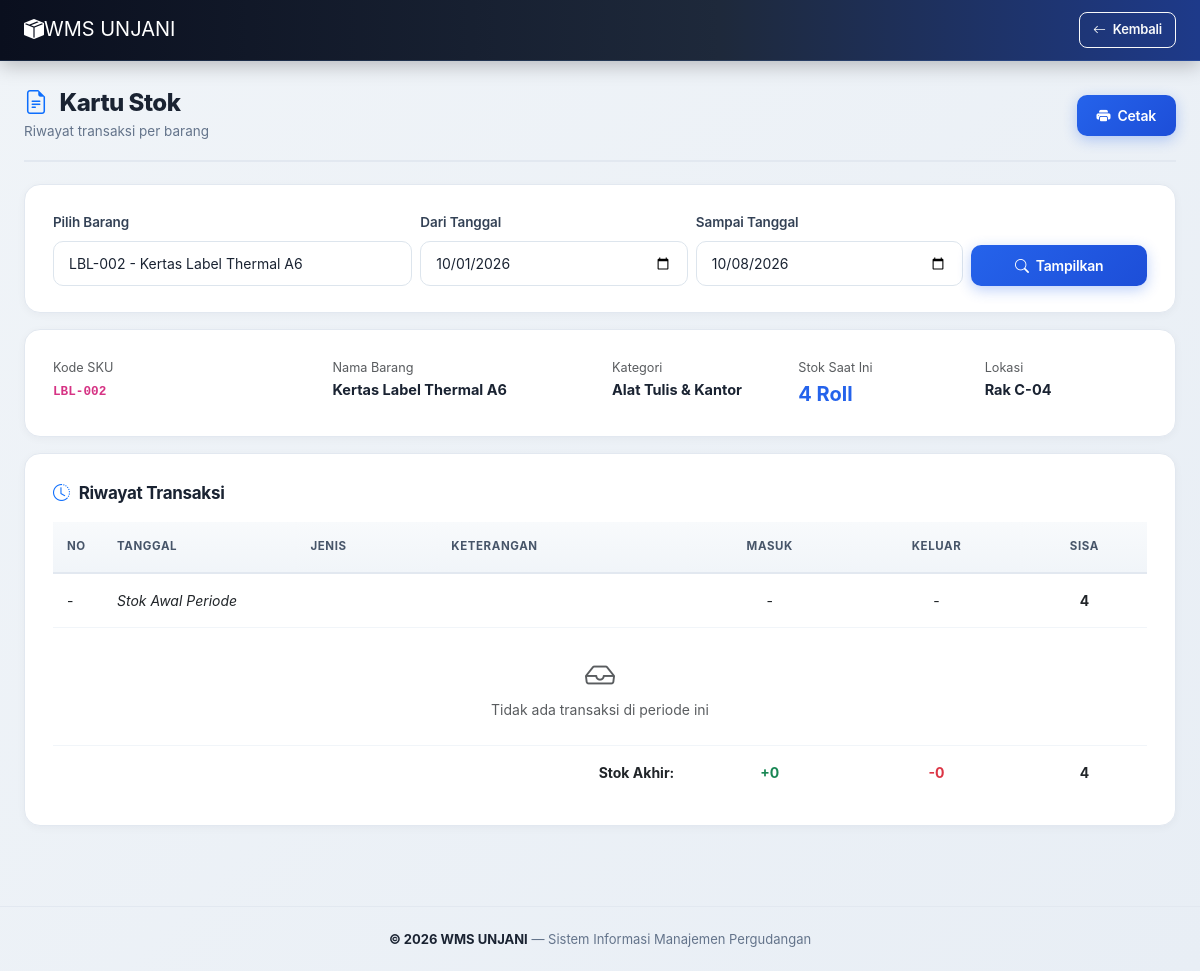
Page /kartu_stok.php?id=1 on the earlier database version.
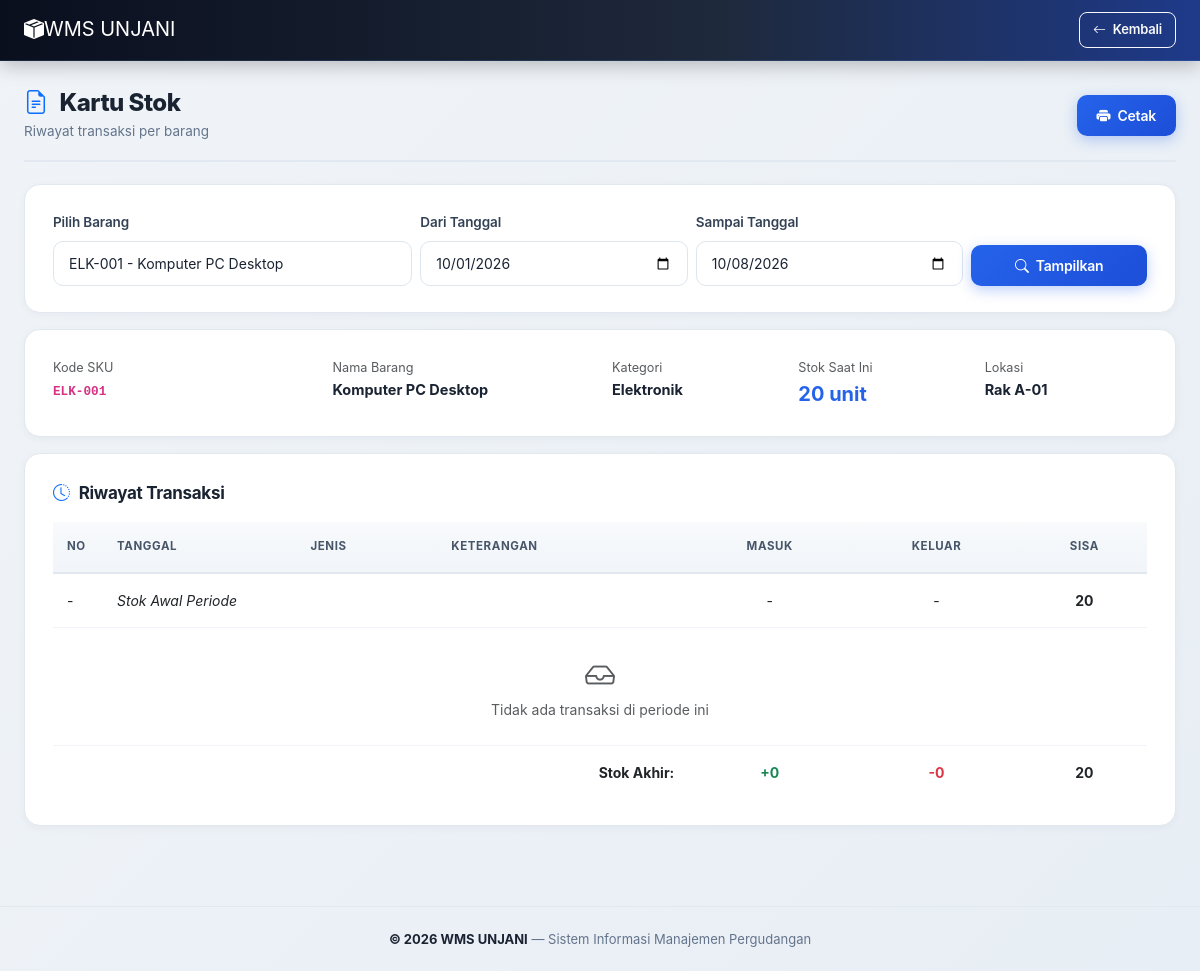
Same page on the later database version.
### tables this page shows
CREATE TABLE barang (
    id INT AUTO_INCREMENT PRIMARY KEY,
    kode_barang VARCHAR(20) UNIQUE NOT NULL,
    nama_barang VARCHAR(100) NOT NULL,
    kategori_id INT,
    satuan VARCHAR(20) DEFAULT 'pcs',
    stok INT DEFAULT 0,
    stok_minimal INT DEFAULT 5,
    lokasi_rak VARCHAR(20),
    harga DECIMAL(15,2) DEFAULT 0,
    FOREIGN KEY (kategori_id) REFERENCES kategori(id) ON DELETE SET NULL
);

CREATE TABLE kategori (
    id INT AUTO_INCREMENT PRIMARY KEY,
    nama_kategori VARCHAR(100) NOT NULL,
    kode_zona VARCHAR(5),
    keterangan TEXT
);

### kartu_stok.php (the view, shortened to what this page needs)
<?php
require_once 'config/koneksi.php';
$barang_id = (int)($_GET['id'] ?? 0);
$dari      = $_GET['dari'] ?? date('Y-m-01');
$sampai    = $_GET['sampai'] ?? date('Y-m-d');
$barang = null;
if ($barang_id > 0) {
    $barang = mysqli_fetch_assoc(mysqli_query($koneksi, "
        SELECT b.*, k.nama_kategori
        FROM barang b
        LEFT JOIN kategori k ON b.kategori_id = k.id
        WHERE b.id='$barang_id'
    "));
}
?>
<!DOCTYPE html>
<html lang="id">
<head>
    <link href="https://cdn.jsdelivr.net/npm/bootstrap@5.3.0/dist/css/bootstrap.min.css" rel="stylesheet">
    <link href="https://cdn.jsdelivr.net/npm/bootstrap-icons@1.11.0/font/bootstrap-icons.css" rel="stylesheet">
    <link rel="stylesheet" href="assets/css/style.css">
</head>
<body>
<nav class="navbar navbar-expand-lg navbar-dark sticky-top">
    <div class="container-fluid px-4">
        <a class="navbar-brand" href="index.php">
            <i class="bi bi-box-seam-fill"></i> WMS UNJANI
        </a>
        <a href="index.php?page=barang" class="btn btn-sm btn-outline-light">
            <i class="bi bi-arrow-left"></i> Kembali
        </a>
    </div>
</nav>
<div class="container-fluid main-content">
    <div class="page-header">
        <div>
            <h4><i class="bi bi-file-earmark-text text-primary"></i> Kartu Stok</h4>
            <small>Riwayat transaksi per barang</small>
        </div>
        <?php if ($barang): ?>
        <button onclick="window.print()" class="btn btn-primary">
            <i class="bi bi-printer-fill"></i> Cetak
        </button>
        <?php endif; ?>
    </div>
    <div class="panel mb-3 no-print">
        <form method="GET" action="kartu_stok.php" class="row g-2">
            <div class="col-md-4">
                <label class="form-label">Pilih Barang</label>
                <select name="id" class="form-select" required>
                    <?php
                    $q_b = mysqli_query($koneksi, "SELECT * FROM barang ORDER BY nama_barang");
                    while ($b = mysqli_fetch_assoc($q_b)):
                    ?>
                    <option value="<?= $b['id'] ?>" <?= $barang_id == $b['id'] ? 'selected' : '' ?>>
                        <?= $b['kode_barang'] ?> - <?= $b['nama_barang'] ?>
                    </option>
                    <?php endwhile; ?>
                </select>
            </div>
            <div class="col-md-3">
                <label class="form-label">Dari Tanggal</label>
                <input type="date" name="dari" class="form-control" value="<?= $dari ?>">
            </div>
            <div class="col-md-3">
                <label class="form-label">Sampai Tanggal</label>
                <input type="date" name="sampai" class="form-control" value="<?= $sampai ?>">
            </div>
            <div class="col-md-2 d-flex align-items-end">
                <button type="submit" class="btn btn-primary w-100">
                    <i class="bi bi-search"></i> Tampilkan
                </button>
            </div>
        </form>
    </div>
    <?php if ($barang): ?>
    <div class="panel mb-3">
        <div class="row">
            <div class="col-md-3">
                <small class="text-muted">Kode SKU</small>
                <div><strong><code><?= $barang['kode_barang'] ?></code></strong></div>
            </div>
            <div class="col-md-3">
                <small class="text-muted">Nama Barang</small>
                <div><strong><?= $barang['nama_barang'] ?></strong></div>
            </div>
            <div class="col-md-2">
                <small class="text-muted">Kategori</small>
                <div><strong><?= $barang['nama_kategori'] ?? '-' ?></strong></div>
            </div>
            <div class="col-md-2">
                <small class="text-muted">Stok Saat Ini</small>
                <div><strong style="font-size:20px;color:#2563eb;"><?= $barang['stok'] ?> <?= $barang['satuan'] ?></strong></div>
            </div>
            <div class="col-md-2">
                <small class="text-muted">Lokasi</small>
                <div><strong><?= $barang['lokasi_rak'] ?></strong></div>
            </div>
        </div>
    </div>
    <div class="panel">
        <div class="panel-title mb-3"><i class="bi bi-clock-history text-primary"></i> Riwayat Transaksi</div>
        <div class="table-responsive">
            <table class="table">
                <thead>
                    <tr>
                        <th style="width:50px;">No</th>
                        <th>Tanggal</th>
                        <th>Jenis</th>
                        <th>Keterangan</th>
                        <th class="text-center">Masuk</th>
                        <th class="text-center">Keluar</th>
                        <th class="text-center">Sisa</th>
                    </tr>
                </thead>
                <tbody>
                <?php
                $q = mysqli_query($koneksi, "
                    (SELECT bm.tanggal, 'Masuk' AS jenis,
                        CONCAT('Dari: ', IFNULL(s.nama_supplier, '-'), ' | PO: ', IFNULL(bm.no_po, '-')) AS ket,
                        bm.jumlah AS masuk, 0 AS keluar
                     FROM barang_masuk bm
                     LEFT JOIN supplier s ON bm.supplier_id = s.id
                     WHERE bm.barang_id = '$barang_id'
                       AND bm.tanggal BETWEEN '$dari' AND '$sampai')
                    UNION ALL
                    (SELECT bk.tanggal, 'Keluar' AS jenis,
                        CONCAT('Ke: ', IFNULL(bk.tujuan, '-'), ' | SJ: ', IFNULL(bk.no_surat_jalan, '-')) AS ket,
                        0 AS masuk, bk.jumlah AS keluar
                     FROM barang_keluar bk
                     WHERE bk.barang_id = '$barang_id'
                       AND bk.tanggal BETWEEN '$dari' AND '$sampai')
                    ORDER BY tanggal ASC
                ");
                $sum_in = mysqli_fetch_assoc(mysqli_query($koneksi,
                    "SELECT IFNULL(SUM(jumlah),0) t FROM barang_masuk WHERE barang_id='$barang_id'"))['t'];
                $sum_out = mysqli_fetch_assoc(mysqli_query($koneksi,
                    "SELECT IFNULL(SUM(jumlah),0) t FROM barang_keluar WHERE barang_id='$barang_id'"))['t'];
                $stok_awal = $barang['stok'] - $sum_in + $sum_out;
                $no = 1;
                $running = $stok_awal;
                ?>
                <tr style="background:#f8fafc;">
                    <td>-</td>
                    <td colspan="3"><em>Stok Awal Periode</em></td>
                    <td class="text-center">-</td>
                    <td class="text-center">-</td>
                    <td class="text-center"><strong><?= $stok_awal ?></strong></td>
                </tr>
                <?php
                if (mysqli_num_rows($q) == 0): ?>
                    <tr><td colspan="7" class="text-center text-muted py-4">
                        <i class="bi bi-inbox" style="font-size:30px;"></i>
                        <div>Tidak ada transaksi di periode ini</div>
                    </td></tr>
                <?php else: while ($r = mysqli_fetch_assoc($q)):
                    $running += $r['masuk'] - $r['keluar'];
                ?>
                <tr>
                    <td><?= $no++ ?></td>
                    <td><?= tglIndo($r['tanggal']) ?></td>
                    <td>
                        <?php if ($r['jenis'] == 'Masuk'): ?>
                            <span class="badge bg-success">Masuk</span>
                        <?php else: ?>
                            <span class="badge bg-danger">Keluar</span>
                        <?php endif; ?>
                    </td>
                    <td><?= $r['ket'] ?></td>
                    <td class="text-center"><?= $r['masuk'] > 0 ? '<strong class="text-success">+' . $r['masuk'] . '</strong>' : '-' ?></td>
                    <td class="text-center"><?= $r['keluar'] > 0 ? '<strong class="text-danger">-' . $r['keluar'] . '</strong>' : '-' ?></td>
                    <td class="text-center"><strong><?= $running ?></strong></td>
                </tr>
                <?php endwhile; endif; ?>
                <tr style="background:#f0f9ff;font-weight:bold;">
                    <td colspan="4" class="text-end">Stok Akhir:</td>
                    <td class="text-center text-success">+<?= $sum_in ?></td>
                    <td class="text-center text-danger">-<?= $sum_out ?></td>
                    <td class="text-center"><?= $barang['stok'] ?></td>
                </tr>
                </tbody>
            </table>
        </div>
    </div>
    <?php endif; ?>
</div>
<footer>
    <strong>&copy; <?= date('Y') ?> WMS UNJANI</strong> — Sistem Informasi Manajemen Pergudangan
</footer>
</body>
</html>

### assets/css/style.css (style rules this page uses)
* { -webkit-font-smoothing: antialiased; -moz-osx-font-smoothing: grayscale; box-sizing: border-box; }
body { background: linear-gradient(135deg, #f0f4f8 0%, #e8eef5 100%); font-family: 'Inter', 'Segoe UI', -apple-system, BlinkMacSystemFont, Tahoma, sans-serif; font-size: 14.5px; line-height: 1.55; color: #1a2332; min-height: 100vh; margin: 0; }
.main-content { max-width: 1500px; margin: 0 auto; padding: 28px 24px 40px; }
.navbar { background: linear-gradient(90deg, #0a0f1e 0%, #1e293b 60%, #1e3a8a 100%) !important; padding: 12px 0 !important; box-shadow: 0 4px 20px rgba(0,0,0,0.25); border-bottom: 1px solid rgba(96,165,250,0.15); }
.navbar-brand { color: #fff !important; padding: 0; display: flex; align-items: center; }
.panel { background: #fff; border-radius: 16px; padding: 26px 28px; border: 1px solid #e2e8f0; height: 100%; box-shadow: 0 2px 8px rgba(15,23,42,0.04); transition: box-shadow 0.25s; }
.panel-title { font-size: 17px; font-weight: 700; color: #1a2332; margin-bottom: 6px; display: flex; align-items: center; gap: 9px; letter-spacing: -0.3px; }
.page-header { display: flex; justify-content: space-between; align-items: center; margin-bottom: 22px; padding-bottom: 18px; border-bottom: 2px solid #e2e8f0; gap: 16px; flex-wrap: wrap; }
.page-header h4 { font-size: 24px; font-weight: 800; margin: 0; display: flex; align-items: center; gap: 12px; color: #1a2332; letter-spacing: -0.5px; }
.page-header small { color: #64748b; font-size: 13.5px; display: block; margin-top: 4px; }
.table { margin-bottom: 0; font-size: 14px; color: #1a2332; }
.table thead th { background: linear-gradient(180deg, #f8fafc, #f1f5f9); color: #475569; font-size: 11.5px; font-weight: 700; letter-spacing: 0.6px; text-transform: uppercase; padding: 16px 14px; border-bottom: 2px solid #e2e8f0; white-space: nowrap; }
.table tbody td { padding: 16px 14px; vertical-align: middle; font-size: 14px; border-bottom: 1px solid #f1f5f9; }
.table tbody tr { transition: all 0.15s; }
.table tbody tr:last-child td { border-bottom: none; }
.btn { font-size: 14px; font-weight: 600; border-radius: 10px; padding: 10px 20px; transition: all 0.2s ease; display: inline-flex; align-items: center; justify-content: center; gap: 7px; letter-spacing: -0.2px; }
.btn-sm { padding: 7px 13px; font-size: 13px; border-radius: 8px; }
.btn-primary { background: linear-gradient(135deg, #2563eb, #1d4ed8); border: none; box-shadow: 0 4px 14px rgba(37,99,235,0.3); }
.form-control, .form-select { border-radius: 10px; border: 1.5px solid #dde5ed; font-size: 14px; padding: 11px 15px; transition: all 0.2s; color: #1a2332; background: #fff; }
.form-control::placeholder { color: #94a3b8; }
.form-label { font-weight: 600; color: #334155; margin-bottom: 8px; font-size: 13.5px; letter-spacing: -0.1px; }
footer { font-size: 13px; color: #64748b; padding: 22px 0; margin-top: 40px; border-top: 1px solid #e2e8f0; text-align: center; }
footer strong { color: #1a2332; }

Differences in the rows shown:
changed barang: kode_barang "LBL-002" → "ELK-001"; nama_barang "Kertas Label Thermal A6" → "Komputer PC Desktop"; kategori.nama_kategori "Alat Tulis & Kantor" → "Elektronik"; stok "4" → "20"; satuan "Roll" → "unit"; lokasi_rak "Rak C-04" → "Rak A-01"
Other differences:
form field id: "LBL-002 - Kertas Label Thermal A6" → "ELK-001 - Komputer PC Desktop"
